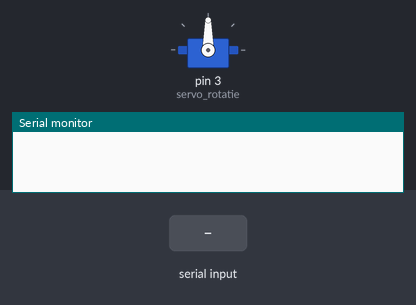
This sketch was run on a simulated Arduino Uno, built with avr-gcc and run on an emulated ATmega328P. Parts: servo, the last lines printed to the serial monitor. Inputs (shaded band) come from the test bench.

Above: at 1.2 s.
1.3 s: "1\n" received over Serial
At 1.8 s:
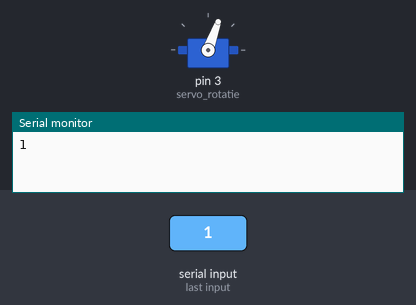
Timing chart, 0 to 4.3 s (numbered marks = the images above; inputs shaded):
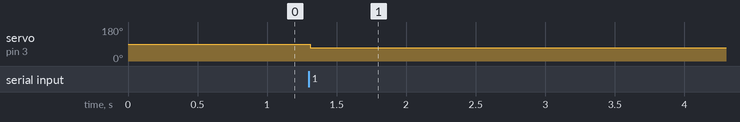

The sketch:

servo_rotatie_cont.ino
```cpp
#include<Servo.h>
Servo servo_rotatie;
bool roteren;


void setup() {
  servo_rotatie.attach(3);
  Serial.begin(9600);
  roteren = false;
}


void loop() {
  if (Serial.parseInt() == 1) {
    if (roteren == true){
      roteren = false;
    }
    else {
      roteren = true;
    }
    Serial.println(roteren);
    delay(10);
  }

  if (roteren == true){
    servo_rotatie.write(70);
    delay(10);
  }
  if (roteren == false){
    servo_rotatie.write(90);
    delay(10);
  }
}
```

Measured:
- after the input at 1.3 s, servo on pin 3 (servo_rotatie): 90° → 70° at once
